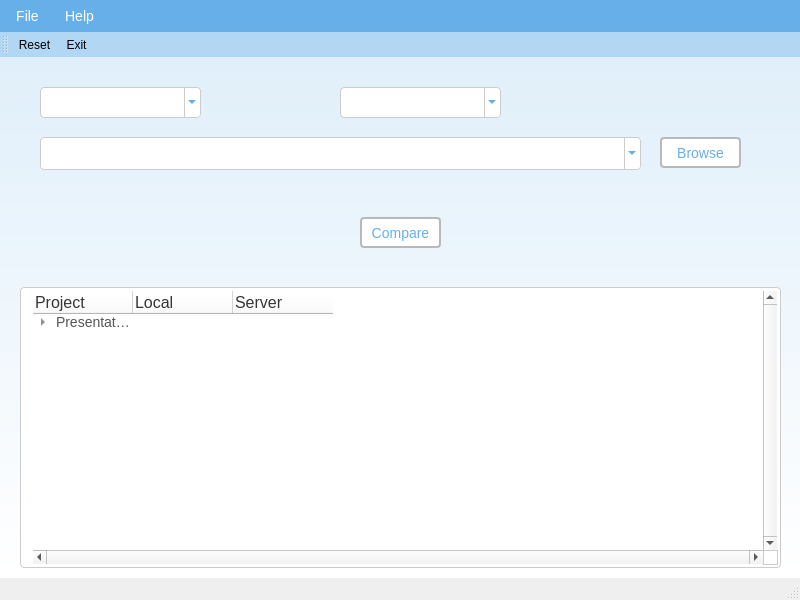
<?xml version="1.0" encoding="UTF-8"?>
<ui version="4.0">
 <class>MainWindow</class>
 <widget class="QMainWindow" name="MainWindow">
  <property name="geometry">
   <rect>
    <x>0</x>
    <y>0</y>
    <width>800</width>
    <height>600</height>
   </rect>
  </property>
  <property name="windowTitle">
   <string>SSIS Deployment Check</string>
  </property>
  <property name="windowIcon">
   <iconset resource="../icons/icons.qrc">
    <normaloff>:/compare.ico</normaloff>:/compare.ico</iconset>
  </property>
  <property name="styleSheet">
   <string notr="true">QWidget#centralwidget {
background-color: qlineargradient(spread:pad, x1:0, y1:0, x2:0, y2:1, stop:0 #e0effa, stop:1 rgba(255, 255, 255, 255));
}

/* Combo Box Styles*/
QComboBox {
	padding: 6px 12px;
	font-size: 14px;
	color: #555;
	background-color: #fff;
	border: 1px solid #ccc;
	border-radius: 4px;
}
QComboBox:focus{
	border-color: #66afe9;
	outline: 0;
}
QComboBox:editable:on {
	 border-color: #66afe9;
}

/*Combo Box DropDown Button*/
QComboBox::drop-down {
    subcontrol-origin: padding;
    subcontrol-position: top right;
    width: 15px;
    border-left-width: 1px;
    border-left-color: #ccc;
    border-left-style: solid; /* just a single line */
    border-top-right-radius: 4px; /* same radius as the QComboBox */
    border-bottom-right-radius: 4px;
	background-color: #fff;
}
QComboBox::drop-down:hover {
	border-color: #66afe9;
	background-color: #66afe9;
}

/*Combo Box DropDown Arrow*/
QComboBox::down-arrow {
	width: 0; 
	height: 0; 
	border-left: 4px solid #fff;
	border-right: 4px solid #fff;
	border-top: 4px solid #66afe9;
}
QComboBox::down-arrow:hover {
width: 0; 
  height: 0; 
  border-left: 4px solid #66afe9;
  border-right: 4px solid #66afe9;
  border-top: 4px solid #fff;}

/*Combo Box DropDown List*/
QComboBox QAbstractItemView::item {
	padding: 6px 12px;
	font-size: 14px;
	color: #555; 
}

QComboBox QAbstractItemView {
	border: 1px solid #66afe9;
}
QToolBar {
    background-color: #b2d7f4;
	border: transparent
}
QMenuBar {
    background-color: #66afe9;
font-size:14px;
/*font-family: Century Gothic, sans-serif;*/
font-family: Futura, &quot;Trebuchet MS&quot;, Arial, sans-serif;
}
QMenuBar::item {
    spacing: 10px; /* spacing between menu bar items */
    padding: 8px 10px;
    background: transparent;
    border-radius: 4px;
	color: #fff;
	font: 20px;
}
QMenuBar::item:selected { /* when selected using mouse or keyboard */
    background: #518cba;
}
QMenuBar::item:pressed {
    background: #3d698b;
}

QMenu {
    background-color: #66afe9; /* sets background of the menu */
    border: transparent;
	border-radius: 4px;
}

QMenu::item {
    /* sets background of menu item. set this to something non-transparent
        if you want menu color and menu item color to be different */
    background-color: transparent;
}
QMenu::item:selected {
    background-color: #518cba;
}
QMenu::item:pressed {
    background-color: #3d698b;
}

QListView {
    border: yellow;
}</string>
  </property>
  <widget class="QWidget" name="centralwidget">
   <widget class="QComboBox" name="comboServer">
    <property name="geometry">
     <rect>
      <x>40</x>
      <y>30</y>
      <width>161</width>
      <height>31</height>
     </rect>
    </property>
    <property name="styleSheet">
     <string notr="true"/>
    </property>
    <property name="editable">
     <bool>true</bool>
    </property>
    <property name="currentIndex">
     <number>0</number>
    </property>
    <property name="insertPolicy">
     <enum>QComboBox::NoInsert</enum>
    </property>
    <item>
     <property name="text">
      <string/>
     </property>
    </item>
    <item>
     <property name="text">
      <string>192.168.123.178</string>
     </property>
    </item>
    <item>
     <property name="text">
      <string>192.168.120.131</string>
     </property>
    </item>
   </widget>
   <widget class="QComboBox" name="comboFile">
    <property name="geometry">
     <rect>
      <x>40</x>
      <y>80</y>
      <width>601</width>
      <height>33</height>
     </rect>
    </property>
    <property name="styleSheet">
     <string notr="true"/>
    </property>
    <property name="editable">
     <bool>true</bool>
    </property>
    <property name="currentIndex">
     <number>0</number>
    </property>
    <property name="insertPolicy">
     <enum>QComboBox::NoInsert</enum>
    </property>
    <item>
     <property name="text">
      <string/>
     </property>
    </item>
    <item>
     <property name="text">
      <string>C:\Datawarehouse\DW-ACDSv2\Dev-branch</string>
     </property>
    </item>
    <item>
     <property name="text">
      <string>C:\Datawarehouse\DW-ACDSv2\Dev-branch\SSIS DWStaging</string>
     </property>
    </item>
   </widget>
   <widget class="QPushButton" name="buttonBrowse">
    <property name="geometry">
     <rect>
      <x>660</x>
      <y>80</y>
      <width>81</width>
      <height>31</height>
     </rect>
    </property>
    <property name="styleSheet">
     <string notr="true">QPushButton {
	font-size: 14px;
	border: 2px solid transparent;
	border-radius: 4px;
	color: #66afe9;
	background-color: #fff;
	border-color: rgb(185, 185, 185);
}

QPushButton:hover {
	color: #fff;
	background-color: #66afe9;
	border-color: #66afe9;
}
QPushButton:pressed {
	color: #fff;
	background-color: #518cba;
	border-color: #518cba;
}
</string>
    </property>
    <property name="text">
     <string>Browse</string>
    </property>
   </widget>
   <widget class="QPushButton" name="buttonCompare">
    <property name="geometry">
     <rect>
      <x>360</x>
      <y>160</y>
      <width>81</width>
      <height>31</height>
     </rect>
    </property>
    <property name="styleSheet">
     <string notr="true">QPushButton {
	font-size: 14px;
	border: 2px solid transparent;
	border-radius: 4px;
	color: #66afe9;
	background-color: #fff;
	border-color: rgb(185, 185, 185);
}

QPushButton:hover {
	color: #fff;
	background-color: #66afe9;
	border-color: #66afe9;
}
QPushButton:pressed {
	color: #fff;
	background-color: #518cba;
	border-color: #518cba;
}</string>
    </property>
    <property name="text">
     <string>Compare</string>
    </property>
   </widget>
   <widget class="QLabel" name="labelSuccessImage">
    <property name="geometry">
     <rect>
      <x>10</x>
      <y>30</y>
      <width>31</width>
      <height>31</height>
     </rect>
    </property>
    <property name="styleSheet">
     <string notr="true">QLabel {
	padding: 5px 5px;
}</string>
    </property>
    <property name="text">
     <string/>
    </property>
    <property name="pixmap">
     <pixmap resource="../icons/icons.qrc">:/green_tick.png</pixmap>
    </property>
    <property name="scaledContents">
     <bool>true</bool>
    </property>
   </widget>
   <widget class="QLabel" name="labelSuccessImage_File">
    <property name="geometry">
     <rect>
      <x>10</x>
      <y>80</y>
      <width>31</width>
      <height>31</height>
     </rect>
    </property>
    <property name="styleSheet">
     <string notr="true">QLabel {
	padding: 5px 5px;
}</string>
    </property>
    <property name="text">
     <string/>
    </property>
    <property name="pixmap">
     <pixmap resource="../icons/icons.qrc">:/green_tick.png</pixmap>
    </property>
    <property name="scaledContents">
     <bool>true</bool>
    </property>
   </widget>
   <widget class="QComboBox" name="comboProject">
    <property name="geometry">
     <rect>
      <x>340</x>
      <y>30</y>
      <width>161</width>
      <height>31</height>
     </rect>
    </property>
    <property name="styleSheet">
     <string notr="true"/>
    </property>
    <property name="editable">
     <bool>true</bool>
    </property>
    <property name="currentIndex">
     <number>0</number>
    </property>
    <property name="insertPolicy">
     <enum>QComboBox::NoInsert</enum>
    </property>
    <item>
     <property name="text">
      <string/>
     </property>
    </item>
    <item>
     <property name="text">
      <string>192.168.123.178</string>
     </property>
    </item>
    <item>
     <property name="text">
      <string>192.168.120.131</string>
     </property>
    </item>
   </widget>
   <widget class="QTreeWidget" name="treeWidget">
    <property name="geometry">
     <rect>
      <x>20</x>
      <y>230</y>
      <width>761</width>
      <height>281</height>
     </rect>
    </property>
    <property name="styleSheet">
     <string notr="true">
/* Tree View Settings */
QTreeView {
    padding: 3px 12px;
	padding-right: 3px;
	font-size: 14px;
	color: #555;
	background-color: #fff;
	border: 1px solid #ccc;
	border-radius: 4px;
}

QTreeView::item:open {
    font-size: 14px;
font: bold;
}

/* Header Settings */
QHeaderView {
	height: 70px;
	font-size: 16px;
	color: rgb(53, 53, 53);
	background-color: #fff;
}

/* Scroll Bar Settings */
QScrollBar:vertical {
     border-left: 1px solid #ccc;
	border-right: 1px solid #ccc;
     background: #fff;
     width: 15px;
     margin: 22px 0 22px 0;
 }
/* Scroll Bar Handle */
 QScrollBar::handle:vertical {
     background: #66afe9;
     max-height: 10px;
 }
 QScrollBar::handle:vertical:hover {
     background: #518cba;
     max-height: 10px;
 }
QScrollBar::handle:vertical:pressed {
     background: #3d698b;
     max-height: 10px;
 }
/* Scroll Bar Bottom Button Settings */
 QScrollBar::add-line:vertical {
     border: 1px solid #ccc;
     background: #fff;
     height: 20px;
     subcontrol-position: bottom;
     subcontrol-origin: margin;
	border-bottom-right-radius: 4px;
	border-bottom-left-radius: 4px;
 }
 QScrollBar::add-line:vertical:hover {
     border: 1px solid #ccc;
     background: #66afe9;
     height: 20px;
     subcontrol-position: bottom;
     subcontrol-origin: margin;
	border-bottom-right-radius: 4px;
	border-bottom-left-radius: 4px;
 }
 QScrollBar::add-line:vertical:pressed {
     border: 1px solid #ccc;
     background: #518cba;
     height: 20px;
     subcontrol-position: bottom;
     subcontrol-origin: margin;
	border-bottom-right-radius: 4px;
	border-bottom-left-radius: 4px;
 }
/* Scroll Bar Top Button Settings */
 QScrollBar::sub-line:vertical {
     border: 1px solid #ccc;
     background: #fff;
     height: 20px;
     subcontrol-position: top;
     subcontrol-origin: margin;
	border-top-right-radius: 4px;
	border-top-left-radius: 4px;
 }
  QScrollBar::sub-line:vertical:hover {
     border: 1px solid #ccc;
     background: #66afe9;
     height: 20px;
     subcontrol-position: top;
     subcontrol-origin: margin;
	border-top-right-radius: 4px;
	border-top-left-radius: 4px;
 }
 QScrollBar::sub-line:vertical:pressed {
     border: 1px solid #ccc;
     background: #518cba;
     height: 20px;
     subcontrol-position: top;
     subcontrol-origin: margin;
	border-top-right-radius: 4px;
	border-top-left-radius: 4px;
 }
/* Scroll Bar Down Arrow Settings */
QScrollBar::down-arrow:vertical {
	subcontrol-origin: margin;
	subcontrol-position: center;
	width: 0; 
	height: 0; 
	border-left: 4px solid #fff;
	border-right: 4px solid #fff;
	border-top: 4px solid #66afe9;
}
QScrollBar::down-arrow:vertical:hover {
	subcontrol-origin: margin;
	subcontrol-position: center;
	width: 0; 
	height: 0; 
	border-left: 4px solid #66afe9;
	border-right: 4px solid #66afe9;
	border-top: 4px solid #fff;
}
QScrollBar::down-arrow:vertical:pressed {
	subcontrol-origin: margin;
	subcontrol-position: center;
	width: 0; 
	height: 0; 
	border-left: 4px solid #518cba;
	border-right: 4px solid #518cba;
	border-top: 4px solid #fff;
}
/* Scroll Bar Up Arrow Settings */
QScrollBar::up-arrow:vertical {
	subcontrol-origin: margin;
	subcontrol-position: center;
	width: 0; 
	height: 0; 
	border-left: 4px solid #fff;
	border-right: 4px solid #fff;
	border-bottom: 4px solid #66afe9;
}
QScrollBar::up-arrow:vertical:hover {
	subcontrol-origin: margin;
	subcontrol-position: center;
	width: 0; 
	height: 0; 
	border-left: 4px solid #66afe9;
	border-right: 4px solid #66afe9;
	border-bottom: 4px solid #fff;
}
QScrollBar::up-arrow:vertical:pressed {
	subcontrol-origin: margin;
	subcontrol-position: center;
	width: 0; 
	height: 0; 
	border-left: 4px solid #518cba;
	border-right: 4px solid #518cba;
	border-bottom: 4px solid #fff;
}
 QScrollBar::add-page:vertical, QScrollBar::sub-page:vertical {
     background: none;
 }
/* Scroll Bar Settings */
QScrollBar:horizontal {
     border-top: 1px solid #ccc;
	border-bottom: 1px solid #ccc;
     background: #fff;
     height: 15px;
     margin: 0 22px 0 22px;
 }
/* Scroll Bar Handle */
 QScrollBar::handle:horizontal {
     background: #66afe9;
    min-width: 20px;
 }
 QScrollBar::handle:horizontal:hover {
     background: #518cba;
    min-width: 20px;
 }
QScrollBar::handle:horizontal:pressed {
     background: #3d698b;
	min-width: 20px;
 }
/* Scroll Bar Right Button Settings */
 QScrollBar::add-line:horizontal {
     border: 1px solid #ccc;
     background: #fff;
     width: 20px;
     subcontrol-position: right;
     subcontrol-origin: margin;
	border-bottom-right-radius: 4px;
	border-top-right-radius: 4px;
 }
 QScrollBar::add-line:horizontal:hover {
     border: 1px solid #ccc;
     background: #66afe9;
     width: 20px;
     subcontrol-position: right;
     subcontrol-origin: margin;
	border-bottom-right-radius: 4px;
	border-top-right-radius: 4px;
 }
 QScrollBar::add-line:horizontal:pressed {
     border: 1px solid #ccc;
     background: #518cba;
     width: 20px;
     subcontrol-position: right;
     subcontrol-origin: margin;
	border-bottom-right-radius: 4px;
	border-top-right-radius: 4px;
 }
/* Scroll Bar Left Button Settings */
 QScrollBar::sub-line:horizontal {
     border: 1px solid #ccc;
     background: #fff;
     width: 20px;
     subcontrol-position: left;
     subcontrol-origin: margin;
	border-bottom-left-radius: 4px;
	border-top-left-radius: 4px;
 }
  QScrollBar::sub-line:horizontal:hover {
     border: 1px solid #ccc;
     background: #66afe9;
     width: 20px;
     subcontrol-position: left;
     subcontrol-origin: margin;
	border-bottom-left-radius: 4px;
	border-top-left-radius: 4px;
 }
 QScrollBar::sub-line:horizontal:pressed {
     border: 1px solid #ccc;
     background: #518cba;
     width: 20px;
     subcontrol-position: left;
     subcontrol-origin: margin;
	border-bottom-left-radius: 4px;
	border-top-left-radius: 4px;
 }
/* Scroll Bar Left Arrow Settings */
QScrollBar::left-arrow:horizontal {
	subcontrol-origin: margin;
	subcontrol-position: center;
	width: 0; 
	height: 0; 
	border-top: 4px solid #fff;
	border-bottom: 4px solid #fff;
	border-right: 4px solid #66afe9;
}
QScrollBar::left-arrow:horizontal:hover {
	subcontrol-origin: margin;
	subcontrol-position: center;
	width: 0; 
	height: 0; 
	border-top: 4px solid #66afe9;
	border-bottom: 4px solid #66afe9;
	border-right: 4px solid #fff;
}
QScrollBar::left-arrow:horizontal:pressed {
	subcontrol-origin: margin;
	subcontrol-position: center;
	width: 0; 
	height: 0; 
	border-top: 4px solid #518cba;
	border-bottom: 4px solid #518cba;
	border-right: 4px solid #fff;
}
/* Scroll Bar Right Arrow Settings */
QScrollBar::right-arrow:horizontal {
	subcontrol-origin: margin;
	subcontrol-position: center;
	width: 0; 
	height: 0; 
	border-top: 4px solid #fff;
	border-bottom: 4px solid #fff;
	border-left: 4px solid #66afe9;
}
QScrollBar::right-arrow:horizontal:hover {
	subcontrol-origin: margin;
	subcontrol-position: center;
	width: 0; 
	height: 0; 
	border-top: 4px solid #66afe9;
	border-bottom: 4px solid #66afe9;
	border-left: 4px solid #fff;
}
QScrollBar::right-arrow:horizontal:pressed {
	subcontrol-origin: margin;
	subcontrol-position: center;
	width: 0; 
	height: 0; 
	border-top: 4px solid #518cba;
	border-bottom: 4px solid #518cba;
	border-left: 4px solid #fff;
}
 QScrollBar::add-page:horizontal, QScrollBar::sub-page:horizontal {
     background: none;
 }</string>
    </property>
    <property name="verticalScrollBarPolicy">
     <enum>Qt::ScrollBarAlwaysOn</enum>
    </property>
    <property name="horizontalScrollBarPolicy">
     <enum>Qt::ScrollBarAlwaysOn</enum>
    </property>
    <attribute name="headerDefaultSectionSize">
     <number>100</number>
    </attribute>
    <attribute name="headerMinimumSectionSize">
     <number>50</number>
    </attribute>
    <attribute name="headerStretchLastSection">
     <bool>false</bool>
    </attribute>
    <column>
     <property name="text">
      <string>Project</string>
     </property>
    </column>
    <column>
     <property name="text">
      <string>Local</string>
     </property>
    </column>
    <column>
     <property name="text">
      <string>Server</string>
     </property>
    </column>
    <item>
     <property name="text">
      <string>Presentation</string>
     </property>
     <property name="icon">
      <iconset resource="../icons/icons.qrc">
       <normaloff>:/project.ico</normaloff>:/project.ico</iconset>
     </property>
     <item>
      <property name="text">
       <string>Missing</string>
      </property>
      <property name="icon">
       <iconset resource="../icons/icons.qrc">
        <normaloff>:/folder.png</normaloff>:/folder.png</iconset>
      </property>
      <item>
       <property name="text">
        <string>Package1.dtsx</string>
       </property>
       <property name="icon">
        <iconset resource="../icons/icons.qrc">
         <normaloff>:/package.png</normaloff>:/package.png</iconset>
       </property>
       <property name="text">
        <string>123</string>
       </property>
       <property name="text">
        <string>333</string>
       </property>
      </item>
      <item>
       <property name="text">
        <string>New Item</string>
       </property>
       <property name="text">
        <string>1</string>
       </property>
      </item>
      <item>
       <property name="text">
        <string>New Item</string>
       </property>
       <property name="text">
        <string>1</string>
       </property>
      </item>
      <item>
       <property name="text">
        <string>New Item</string>
       </property>
       <property name="text">
        <string/>
       </property>
      </item>
      <item>
       <property name="text">
        <string>New Item</string>
       </property>
       <property name="text">
        <string/>
       </property>
      </item>
      <item>
       <property name="text">
        <string>New Item</string>
       </property>
       <property name="text">
        <string/>
       </property>
      </item>
      <item>
       <property name="text">
        <string>New Item</string>
       </property>
       <property name="text">
        <string/>
       </property>
      </item>
      <item>
       <property name="text">
        <string>New Item</string>
       </property>
       <property name="text">
        <string/>
       </property>
      </item>
      <item>
       <property name="text">
        <string>New Item</string>
       </property>
       <property name="text">
        <string/>
       </property>
      </item>
      <item>
       <property name="text">
        <string>New Item</string>
       </property>
       <property name="text">
        <string/>
       </property>
      </item>
      <item>
       <property name="text">
        <string>New Item</string>
       </property>
       <property name="text">
        <string/>
       </property>
      </item>
      <item>
       <property name="text">
        <string>New Item</string>
       </property>
       <property name="text">
        <string/>
       </property>
      </item>
      <item>
       <property name="text">
        <string>New Item</string>
       </property>
       <property name="text">
        <string/>
       </property>
      </item>
      <item>
       <property name="text">
        <string>New Item</string>
       </property>
       <property name="text">
        <string/>
       </property>
      </item>
      <item>
       <property name="text">
        <string>New Item</string>
       </property>
       <property name="text">
        <string/>
       </property>
      </item>
      <item>
       <property name="text">
        <string>New Item</string>
       </property>
       <property name="text">
        <string/>
       </property>
      </item>
      <item>
       <property name="text">
        <string>New Item</string>
       </property>
       <property name="text">
        <string/>
       </property>
      </item>
      <item>
       <property name="text">
        <string>New Item</string>
       </property>
       <property name="text">
        <string/>
       </property>
      </item>
      <item>
       <property name="text">
        <string>New Item</string>
       </property>
       <property name="text">
        <string/>
       </property>
      </item>
      <item>
       <property name="text">
        <string>New Item</string>
       </property>
       <property name="text">
        <string/>
       </property>
      </item>
      <item>
       <property name="text">
        <string>New Item</string>
       </property>
       <property name="text">
        <string/>
       </property>
      </item>
      <item>
       <property name="text">
        <string>New Item</string>
       </property>
       <property name="text">
        <string/>
       </property>
      </item>
      <item>
       <property name="text">
        <string>New Item</string>
       </property>
       <property name="text">
        <string/>
       </property>
      </item>
     </item>
     <item>
      <property name="text">
       <string>New</string>
      </property>
      <property name="icon">
       <iconset resource="../icons/icons.qrc">
        <normaloff>:/folder.png</normaloff>:/folder.png</iconset>
      </property>
      <item>
       <property name="text">
        <string>Package2.dtsx</string>
       </property>
       <property name="icon">
        <iconset resource="../icons/icons.qrc">
         <normaloff>:/package.png</normaloff>:/package.png</iconset>
       </property>
      </item>
     </item>
    </item>
   </widget>
  </widget>
  <widget class="QMenuBar" name="menubar">
   <property name="geometry">
    <rect>
     <x>0</x>
     <y>0</y>
     <width>800</width>
     <height>35</height>
    </rect>
   </property>
   <widget class="QMenu" name="menuFile">
    <property name="title">
     <string>File</string>
    </property>
    <addaction name="actionReset"/>
    <addaction name="separator"/>
    <addaction name="actionExit"/>
   </widget>
   <widget class="QMenu" name="menuHelp">
    <property name="title">
     <string>Help</string>
    </property>
    <addaction name="actionAbout"/>
    <addaction name="actionHelp"/>
   </widget>
   <addaction name="menuFile"/>
   <addaction name="menuHelp"/>
  </widget>
  <widget class="QStatusBar" name="statusbar"/>
  <widget class="QToolBar" name="toolBar">
   <property name="windowTitle">
    <string>toolBar</string>
   </property>
   <attribute name="toolBarArea">
    <enum>TopToolBarArea</enum>
   </attribute>
   <attribute name="toolBarBreak">
    <bool>false</bool>
   </attribute>
   <addaction name="actionReset"/>
   <addaction name="actionExit"/>
  </widget>
  <action name="actionReset">
   <property name="icon">
    <iconset resource="../icons/icons.qrc">
     <normaloff>:/reset.png</normaloff>:/reset.png</iconset>
   </property>
   <property name="text">
    <string>Reset</string>
   </property>
   <property name="shortcut">
    <string>Ctrl+R</string>
   </property>
  </action>
  <action name="actionExit">
   <property name="icon">
    <iconset resource="../icons/icons.qrc">
     <normaloff>:/exit.png</normaloff>:/exit.png</iconset>
   </property>
   <property name="text">
    <string>Exit</string>
   </property>
  </action>
  <action name="actionAbout">
   <property name="text">
    <string>About</string>
   </property>
  </action>
  <action name="actionHelp">
   <property name="text">
    <string>Help</string>
   </property>
  </action>
 </widget>
 <resources>
  <include location="../icons/icons.qrc"/>
  <include location="../icons/icons.qrc"/>
 </resources>
 <connections/>
</ui>
